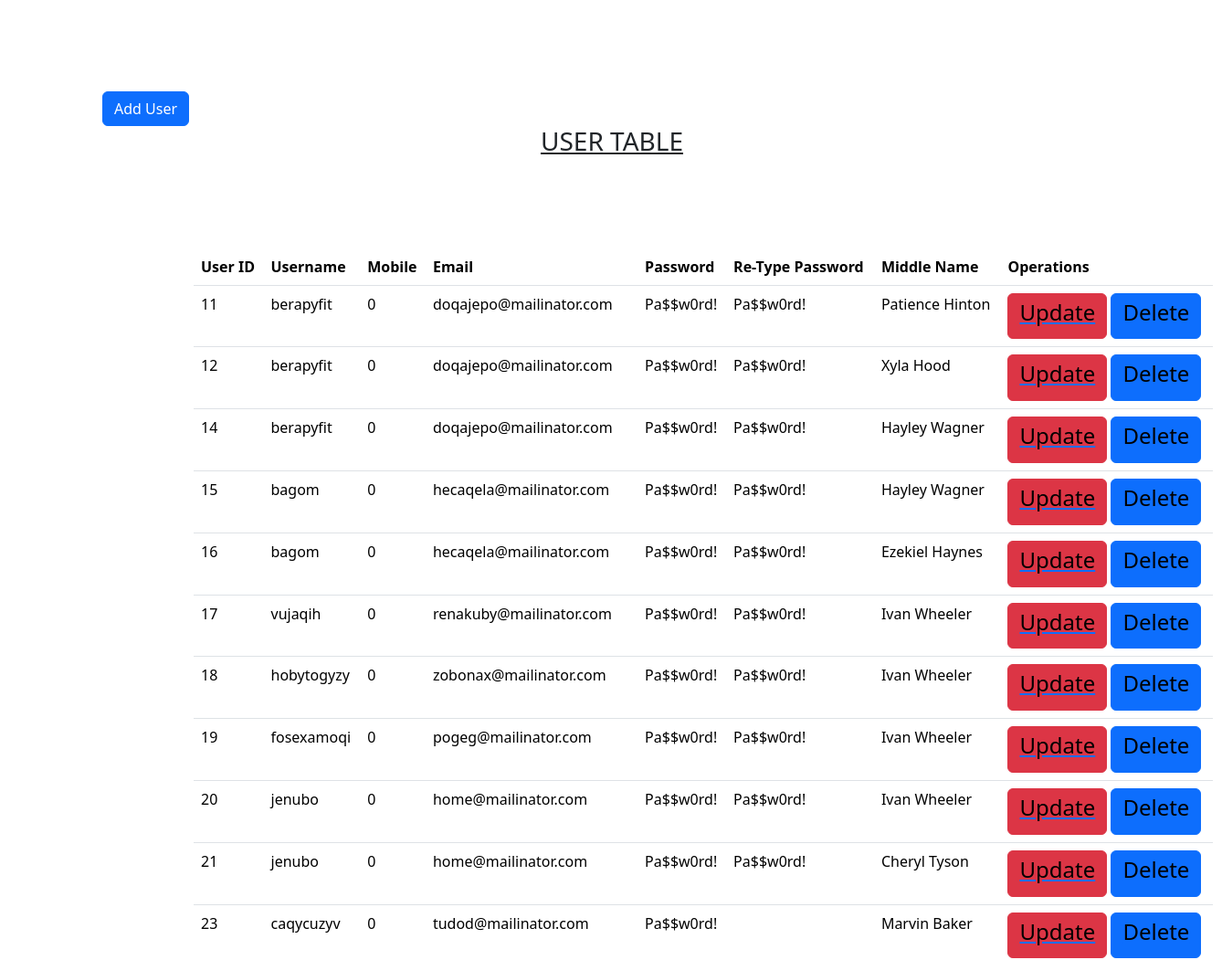
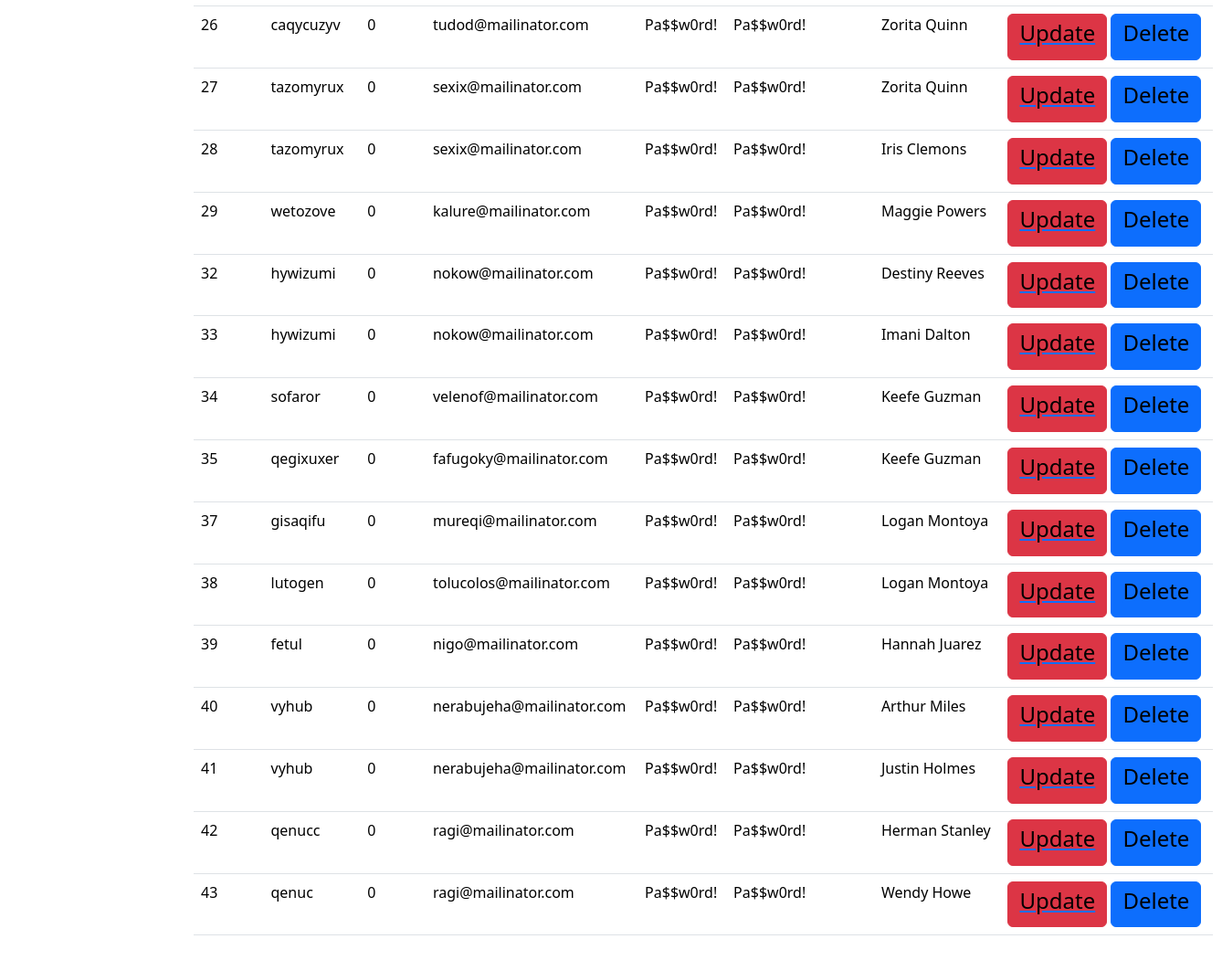
Screenshot of /display.php with the database file from the repository (2 pictures, top to bottom).
### tables this page shows
CREATE TABLE `users` (
  `username` varchar(100) NOT NULL,
  `email` varchar(255) NOT NULL,
  `phone_number` bigint(255) NOT NULL,
  `passwords` varchar(255) NOT NULL,
  `re_type_password` varchar(255) NOT NULL,
  `user_id` int(11) NOT NULL
);

CREATE TABLE `user_meta` (
  `user_id` int(4) NOT NULL,
  `firstname` varchar(255) NOT NULL,
  `middlename` varchar(255) NOT NULL,
  `lastname` varchar(255) NOT NULL,
  `course` varchar(255) NOT NULL,
  `gender` varchar(255) NOT NULL,
  `vehicle` varchar(255) NOT NULL,
  `country_code` int(3) NOT NULL,
  `current_address` varchar(255) NOT NULL
);

### display.php (the view, shortened to what this page needs)
<?php
include('connect.php');
?>
<!DOCTYPE html>
<html>
<head>
    <link rel="stylesheet" type="text/css" href="https://cdn.jsdelivr.net/npm/bootstrap@latest/dist/css/bootstrap.min.css">
</head>
<body>
<div class="container" style="margin: 100px;">
    <button class="btn btn-primary">Add User</button>
    <table class="table" style="margin: 100px;">
        <center><h3><u>USER TABLE</u></h3></center>
        <thead>
            <tr>
                <th scope="col">User ID</th>
                <th scope="col">Username</th>
                <th scope="col">Mobile</th>
                <th scope="col">Email</th>
                <th scope="col">Password</th>
                <th scope="col">Re-Type Password</th>
                <th scope="col">Middle Name</th>
                <th scope="col">Operations</th>
            </tr>
        </thead>
        <tbody>
            <?php
            $sql = "SELECT users.*, user_meta.* FROM users JOIN user_meta ON users.user_id = user_meta.user_id LIMIT 1000";
            $results = mysqli_query($con, $sql);
         	if($results) {
                while ($row = mysqli_fetch_assoc($results)) {
                    $userid = $row['user_id'];
                    $username = $row['username'];
                    $mobile = $row['phone_number'];
                    $email = $row['email'];
                    $password = $row['passwords'];
                    $re_type_psw = $row['re_type_password'];
                    $middlename = $row['middlename'];
                    echo "<tr>
                            <td scope='row'>" . $userid . "</td>
                            <td>" . $username . "</td>
                            <td>" . $mobile . "</td>
                            <td>" . $email . "</td>
                            <td>" . $password . "</td>
                            <td>" . $re_type_psw . "</td>
                            <td>" . $middlename . "</td>
                            <td>
                                <button class='btn btn-danger'><a href='edit.php?editid="  . $userid . "'><h4 style='color:black;'>Update</h4></a></button>
                                <button class='btn btn-primary'><a href='delete.php?deleteid=" . $userid . "'><h4 style='color:black;'>Delete</h4></a></button>
                            </td>
                        </tr>";
                }
            }
            ?>
        </tbody>
    </table>
</div>
</body>
</html>

### rows the page displays
users: user_meta.user_id "11", username "berapyfit", phone_number "0", email "doqajepo@mailinator.com", passwords "Pa$$w0rd!", re_type_password "Pa$$w0rd!", user_meta.middlename "Patience Hinton"
users: user_meta.user_id "12", username "berapyfit", phone_number "0", email "doqajepo@mailinator.com", passwords "Pa$$w0rd!", re_type_password "Pa$$w0rd!", user_meta.middlename "Xyla Hood"
users: user_meta.user_id "14", username "berapyfit", phone_number "0", email "doqajepo@mailinator.com", passwords "Pa$$w0rd!", re_type_password "Pa$$w0rd!", user_meta.middlename "Hayley Wagner"
users: user_meta.user_id "15", username "bagom", phone_number "0", email "hecaqela@mailinator.com", passwords "Pa$$w0rd!", re_type_password "Pa$$w0rd!", user_meta.middlename "Hayley Wagner"
users: user_meta.user_id "16", username "bagom", phone_number "0", email "hecaqela@mailinator.com", passwords "Pa$$w0rd!", re_type_password "Pa$$w0rd!", user_meta.middlename "Ezekiel Haynes"
users: user_meta.user_id "17", username "vujaqih", phone_number "0", email "renakuby@mailinator.com", passwords "Pa$$w0rd!", re_type_password "Pa$$w0rd!", user_meta.middlename "Ivan Wheeler"
users: user_meta.user_id "18", username "hobytogyzy", phone_number "0", email "zobonax@mailinator.com", passwords "Pa$$w0rd!", re_type_password "Pa$$w0rd!", user_meta.middlename "Ivan Wheeler"
users: user_meta.user_id "19", username "fosexamoqi", phone_number "0", email "pogeg@mailinator.com", passwords "Pa$$w0rd!", re_type_password "Pa$$w0rd!", user_meta.middlename "Ivan Wheeler"
users: user_meta.user_id "20", username "jenubo", phone_number "0", email "home@mailinator.com", passwords "Pa$$w0rd!", re_type_password "Pa$$w0rd!", user_meta.middlename "Ivan Wheeler"
users: user_meta.user_id "21", username "jenubo", phone_number "0", email "home@mailinator.com", passwords "Pa$$w0rd!", re_type_password "Pa$$w0rd!", user_meta.middlename "Cheryl Tyson"
users: user_meta.user_id "23", username "caqycuzyv", phone_number "0", email "tudod@mailinator.com", passwords "Pa$$w0rd!", user_meta.middlename "Marvin Baker"
users: user_meta.user_id "26", username "caqycuzyv", phone_number "0", email "tudod@mailinator.com", passwords "Pa$$w0rd!", re_type_password "Pa$$w0rd!", user_meta.middlename "Zorita Quinn"
users: user_meta.user_id "27", username "tazomyrux", phone_number "0", email "sexix@mailinator.com", passwords "Pa$$w0rd!", re_type_password "Pa$$w0rd!", user_meta.middlename "Zorita Quinn"
users: user_meta.user_id "28", username "tazomyrux", phone_number "0", email "sexix@mailinator.com", passwords "Pa$$w0rd!", re_type_password "Pa$$w0rd!", user_meta.middlename "Iris Clemons"
users: user_meta.user_id "29", username "wetozove", phone_number "0", email "kalure@mailinator.com", passwords "Pa$$w0rd!", re_type_password "Pa$$w0rd!", user_meta.middlename "Maggie Powers"
users: user_meta.user_id "32", username "hywizumi", phone_number "0", email "nokow@mailinator.com", passwords "Pa$$w0rd!", re_type_password "Pa$$w0rd!", user_meta.middlename "Destiny Reeves"
users: user_meta.user_id "33", username "hywizumi", phone_number "0", email "nokow@mailinator.com", passwords "Pa$$w0rd!", re_type_password "Pa$$w0rd!", user_meta.middlename "Imani Dalton"
users: user_meta.user_id "34", username "sofaror", phone_number "0", email "velenof@mailinator.com", passwords "Pa$$w0rd!", re_type_password "Pa$$w0rd!", user_meta.middlename "Keefe Guzman"
users: user_meta.user_id "35", username "qegixuxer", phone_number "0", email "fafugoky@mailinator.com", passwords "Pa$$w0rd!", re_type_password "Pa$$w0rd!", user_meta.middlename "Keefe Guzman"
users: user_meta.user_id "37", username "gisaqifu", phone_number "0", email "mureqi@mailinator.com", passwords "Pa$$w0rd!", re_type_password "Pa$$w0rd!", user_meta.middlename "Logan Montoya"
users: user_meta.user_id "38", username "lutogen", phone_number "0", email "tolucolos@mailinator.com", passwords "Pa$$w0rd!", re_type_password "Pa$$w0rd!", user_meta.middlename "Logan Montoya"
users: user_meta.user_id "39", username "fetul", phone_number "0", email "nigo@mailinator.com", passwords "Pa$$w0rd!", re_type_password "Pa$$w0rd!", user_meta.middlename "Hannah Juarez"
users: user_meta.user_id "40", username "vyhub", phone_number "0", email "nerabujeha@mailinator.com", passwords "Pa$$w0rd!", re_type_password "Pa$$w0rd!", user_meta.middlename "Arthur Miles"
users: user_meta.user_id "41", username "vyhub", phone_number "0", email "nerabujeha@mailinator.com", passwords "Pa$$w0rd!", re_type_password "Pa$$w0rd!", user_meta.middlename "Justin Holmes"
users: user_meta.user_id "42", username "qenucc", phone_number "0", email "ragi@mailinator.com", passwords "Pa$$w0rd!", re_type_password "Pa$$w0rd!", user_meta.middlename "Herman Stanley"
users: user_meta.user_id "43", username "qenuc", phone_number "0", email "ragi@mailinator.com", passwords "Pa$$w0rd!", re_type_password "Pa$$w0rd!", user_meta.middlename "Wendy Howe"
